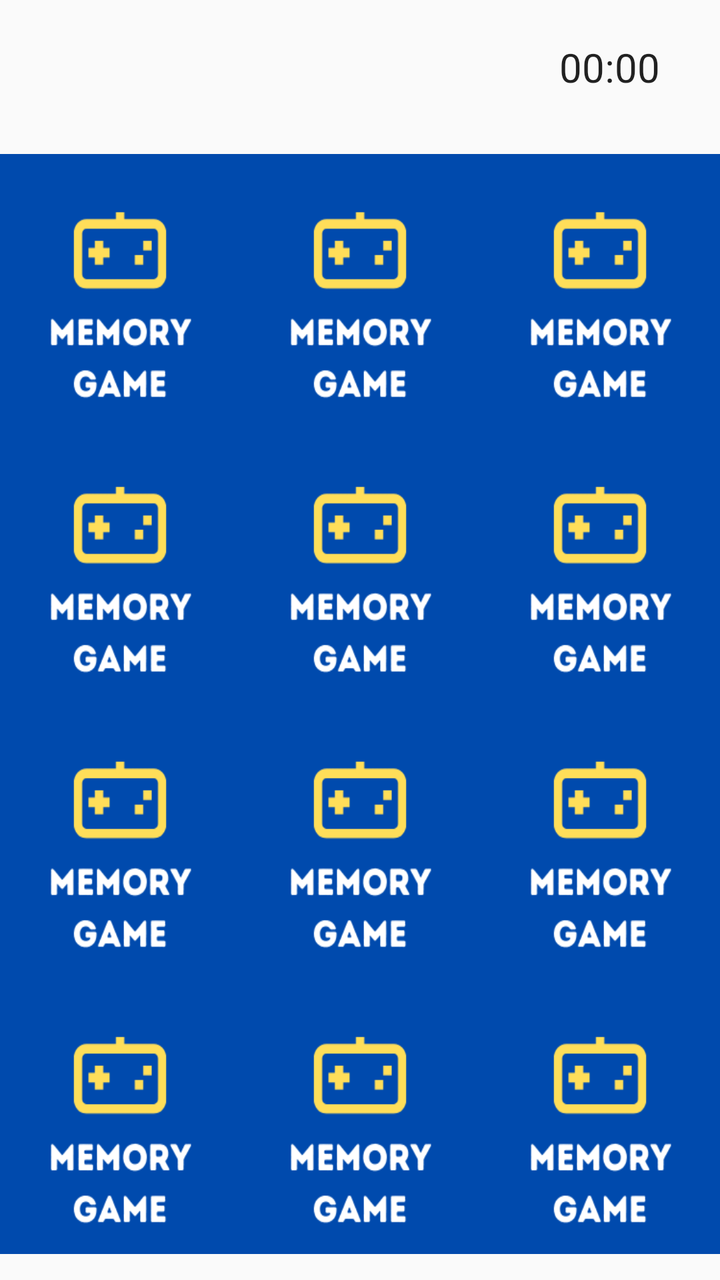
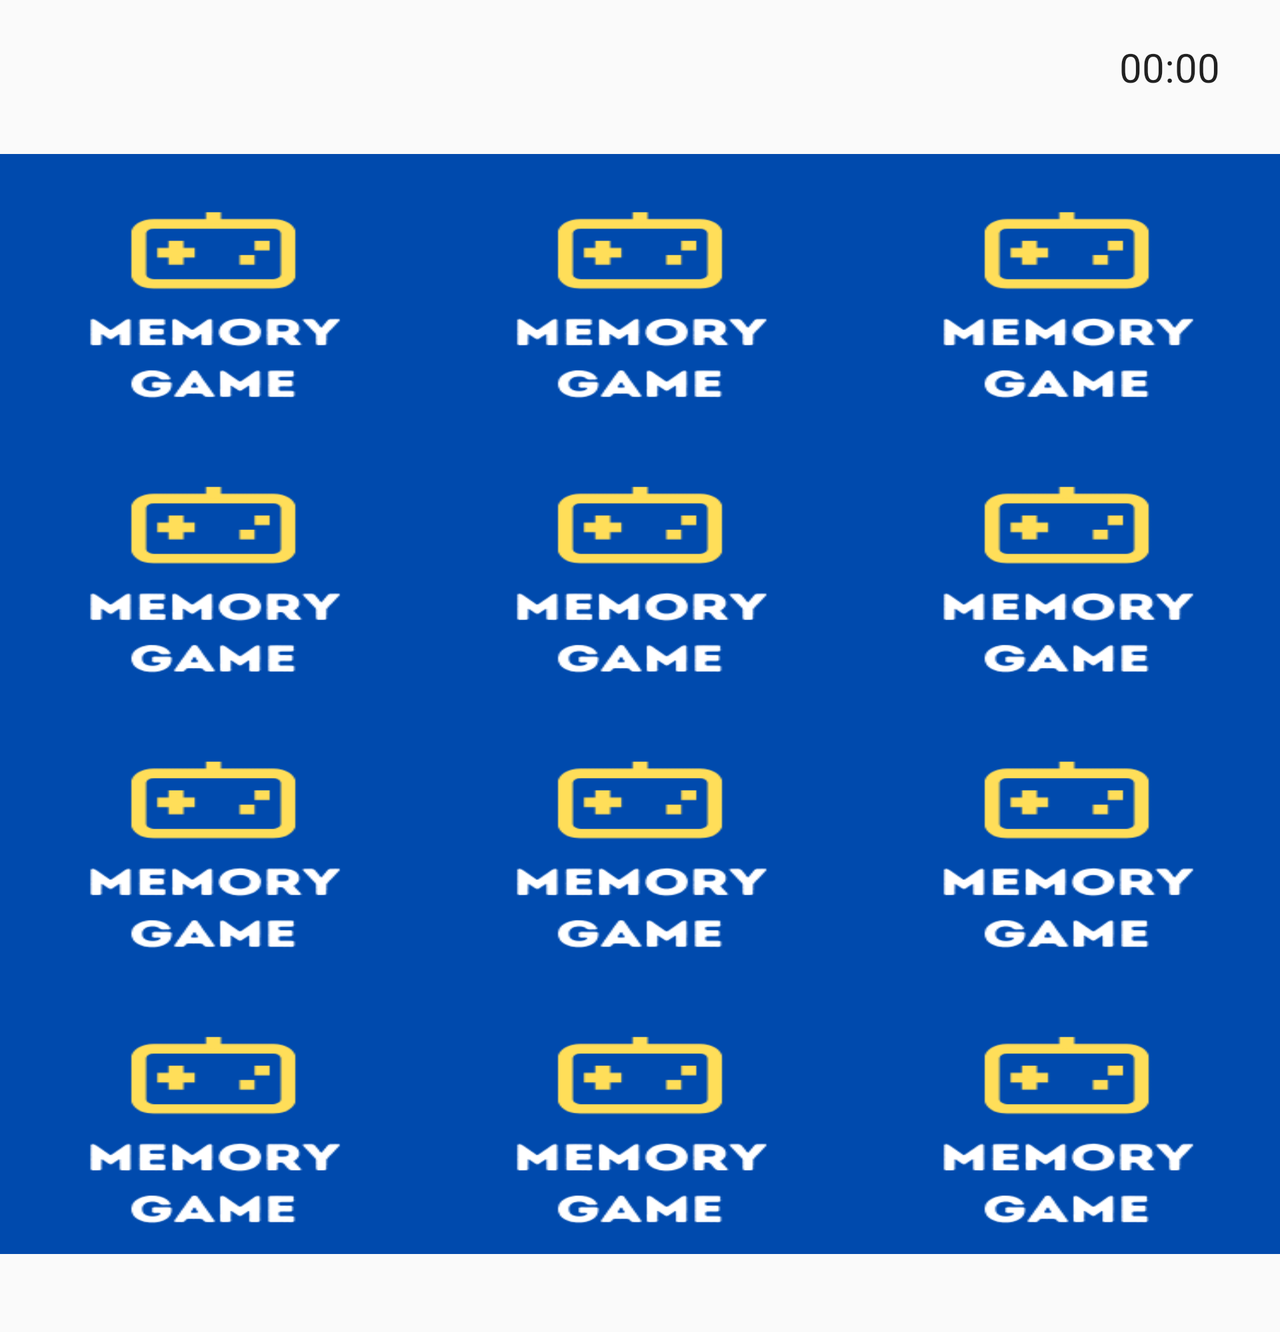

One screen, two layout resources from the same app: the default and the repository's alternative for another configuration. Each is rendered where Android would select it; the XML of both is given below.
<!-- AndroidManifest.xml: application theme Theme.AppCompat.DayNight.NoActionBar -->
<!-- res/layout/activity_game.xml -->
<?xml version="1.0" encoding="utf-8"?>
<androidx.constraintlayout.widget.ConstraintLayout xmlns:android="http://schemas.android.com/apk/res/android"
    xmlns:app="http://schemas.android.com/apk/res-auto"
    xmlns:tools="http://schemas.android.com/tools"
    android:layout_width="match_parent"
    android:layout_height="match_parent"
    tools:context=".Game">

    <TextView
        android:id="@+id/result"
        android:layout_width="wrap_content"
        android:layout_height="wrap_content"
        android:layout_marginTop="20dp"
        android:layout_marginLeft="8dp"
        android:textSize="20sp"
        app:layout_constraintLeft_toLeftOf="parent"
        app:layout_constraintRight_toLeftOf="@+id/timer"
        app:layout_constraintTop_toTopOf="parent" />

    <Chronometer
        android:id="@+id/timer"
        android:layout_width="wrap_content"
        android:layout_height="wrap_content"
        android:layout_marginTop="20dp"
        android:layout_marginEnd="30dp"
        android:textSize="20sp"
        app:layout_constraintEnd_toEndOf="parent"
        app:layout_constraintLeft_toRightOf="@+id/result"
        app:layout_constraintRight_toRightOf="parent"
        app:layout_constraintTop_toTopOf="parent" />

    <LinearLayout
        android:id="@+id/overall"
        android:layout_width="match_parent"
        android:layout_height="550dp"
        android:layout_marginTop="30dp"
        android:orientation="vertical"
        app:layout_constraintTop_toBottomOf="@+id/result">

        <LinearLayout
            android:layout_width="match_parent"
            android:layout_height="0dp"
            android:layout_weight="1"
            android:orientation="horizontal">

            <ImageButton
                android:id="@+id/gameBtn1"
                android:layout_width="0dp"
                android:layout_height="match_parent"
                android:layout_weight="1"
                android:background="@drawable/memorygame"
                android:scaleType="fitXY"
                />

            <ImageButton
                android:id="@+id/gameBtn2"
                android:layout_width="0dp"
                android:layout_height="match_parent"
                android:layout_weight="1"
                android:background="@drawable/memorygame"
                android:scaleType="fitXY"/>

            <ImageButton
                android:id="@+id/gameBtn3"
                android:layout_width="0dp"
                android:layout_height="match_parent"
                android:layout_weight="1"
                android:background="@drawable/memorygame"
                android:scaleType="fitXY"/>

        </LinearLayout>

        <LinearLayout
            android:layout_width="match_parent"
            android:layout_height="0dp"
            android:orientation="horizontal"
            android:layout_weight="1">

            <ImageButton
                android:id="@+id/gameBtn4"
                android:layout_width="0dp"
                android:layout_height="match_parent"
                android:layout_weight="1"
                android:background="@drawable/memorygame"
                android:scaleType="fitXY"/>

            <ImageButton
                android:id="@+id/gameBtn5"
                android:layout_width="0dp"
                android:layout_height="match_parent"
                android:layout_weight="1"
                android:background="@drawable/memorygame"
                android:scaleType="fitXY"/>
            <ImageButton
                android:id="@+id/gameBtn6"
                android:layout_width="0dp"
                android:layout_height="match_parent"
                android:layout_weight="1"
                android:background="@drawable/memorygame"
                android:scaleType="fitXY"/>

        </LinearLayout>

        <LinearLayout
            android:layout_width="match_parent"
            android:layout_height="0dp"
            android:orientation="horizontal"
            android:layout_weight="1">

            <ImageButton
                android:id="@+id/gameBtn7"
                android:layout_width="0dp"
                android:layout_height="match_parent"
                android:layout_weight="1"
                android:background="@drawable/memorygame"
                android:scaleType="fitXY"/>
            <ImageButton
                android:id="@+id/gameBtn8"
                android:layout_width="0dp"
                android:layout_height="match_parent"
                android:layout_weight="1"
                android:background="@drawable/memorygame"
                android:scaleType="fitXY"/>
            <ImageButton
                android:id="@+id/gameBtn9"
                android:layout_width="0dp"
                android:layout_height="match_parent"
                android:layout_weight="1"
                android:background="@drawable/memorygame"
                android:scaleType="fitXY"/>

        </LinearLayout>

        <LinearLayout
            android:layout_width="match_parent"
            android:layout_height="0dp"
            android:orientation="horizontal"
            android:layout_weight="1">

            <ImageButton
                android:id="@+id/gameBtn10"
                android:layout_width="0dp"
                android:layout_height="match_parent"
                android:layout_weight="1"
                android:background="@drawable/memorygame"
                android:scaleType="fitXY"/>
            <ImageButton
                android:id="@+id/gameBtn11"
                android:layout_width="0dp"
                android:layout_height="match_parent"
                android:layout_weight="1"
                android:background="@drawable/memorygame"
                android:scaleType="fitXY"/>
            <ImageButton
                android:id="@+id/gameBtn12"
                android:layout_width="0dp"
                android:layout_height="match_parent"
                android:layout_weight="1"
                android:background="@drawable/memorygame"
                android:scaleType="fitXY"/>
        </LinearLayout>
    </LinearLayout>

    <TextView
        android:id="@+id/infoText"
        android:layout_width="wrap_content"
        android:layout_height="wrap_content"
        android:layout_marginTop="20dp"
        app:layout_constraintLeft_toLeftOf="parent"
        app:layout_constraintRight_toRightOf="parent"
        app:layout_constraintTop_toBottomOf="@+id/overall"/>


</androidx.constraintlayout.widget.ConstraintLayout>
<!-- resources referenced by this layout -->
<resources>
  <!-- drawable memorygame: png bitmap (drawable, 9705 bytes) -->
</resources>
<!-- res/layout-land/activity_game.xml (the repository's variant of the layout above) -->
<!-- drawn on the phone turned sideways -->
<?xml version="1.0" encoding="utf-8"?>
<ScrollView
    xmlns:android="http://schemas.android.com/apk/res/android"
    xmlns:app="http://schemas.android.com/apk/res-auto"
    xmlns:tools="http://schemas.android.com/tools"
    android:layout_width="match_parent"
    android:layout_height="match_parent">
<androidx.constraintlayout.widget.ConstraintLayout
    android:layout_width="match_parent"
    android:layout_height="match_parent"
    tools:context=".Game">

    <TextView
        android:id="@+id/result"
        android:layout_width="wrap_content"
        android:layout_height="wrap_content"
        android:layout_marginTop="20dp"
        android:layout_marginLeft="8dp"
        android:textSize="20sp"
        app:layout_constraintLeft_toLeftOf="parent"
        app:layout_constraintRight_toLeftOf="@+id/timer"
        app:layout_constraintTop_toTopOf="parent" />

    <Chronometer
        android:id="@+id/timer"
        android:layout_width="wrap_content"
        android:layout_height="wrap_content"
        android:layout_marginTop="20dp"
        android:layout_marginEnd="30dp"
        android:textSize="20sp"
        app:layout_constraintEnd_toEndOf="parent"
        app:layout_constraintLeft_toRightOf="@+id/result"
        app:layout_constraintRight_toRightOf="parent"
        app:layout_constraintTop_toTopOf="parent" />


    <LinearLayout
        android:id="@+id/overall"
        android:layout_width="match_parent"
        android:layout_height="550dp"
        android:layout_marginTop="30dp"
        android:orientation="vertical"
        app:layout_constraintTop_toBottomOf="@+id/result">



            <LinearLayout
                android:layout_width="match_parent"
                android:layout_height="0dp"
                android:layout_weight="1"
                android:orientation="horizontal">

                <ImageButton
                    android:id="@+id/gameBtn1"
                    android:layout_width="0dp"
                    android:layout_height="match_parent"
                    android:layout_weight="1"
                    android:background="@drawable/memorygame"
                    android:scaleType="fitXY"
                    />

                <ImageButton
                    android:id="@+id/gameBtn2"
                    android:layout_width="0dp"
                    android:layout_height="match_parent"
                    android:layout_weight="1"
                    android:background="@drawable/memorygame"
                    android:scaleType="fitXY"/>

                <ImageButton
                    android:id="@+id/gameBtn3"
                    android:layout_width="0dp"
                    android:layout_height="match_parent"
                    android:layout_weight="1"
                    android:background="@drawable/memorygame"
                    android:scaleType="fitXY"/>

            </LinearLayout>

            <LinearLayout
                android:layout_width="match_parent"
                android:layout_height="0dp"
                android:orientation="horizontal"
                android:layout_weight="1">

                <ImageButton
                    android:id="@+id/gameBtn4"
                    android:layout_width="0dp"
                    android:layout_height="match_parent"
                    android:layout_weight="1"
                    android:background="@drawable/memorygame"
                    android:scaleType="fitXY"/>

                <ImageButton
                    android:id="@+id/gameBtn5"
                    android:layout_width="0dp"
                    android:layout_height="match_parent"
                    android:layout_weight="1"
                    android:background="@drawable/memorygame"
                    android:scaleType="fitXY"/>
                <ImageButton
                    android:id="@+id/gameBtn6"
                    android:layout_width="0dp"
                    android:layout_height="match_parent"
                    android:layout_weight="1"
                    android:background="@drawable/memorygame"
                    android:scaleType="fitXY"/>

            </LinearLayout>

            <LinearLayout
                android:layout_width="match_parent"
                android:layout_height="0dp"
                android:orientation="horizontal"
                android:layout_weight="1">

                <ImageButton
                    android:id="@+id/gameBtn7"
                    android:layout_width="0dp"
                    android:layout_height="match_parent"
                    android:layout_weight="1"
                    android:background="@drawable/memorygame"
                    android:scaleType="fitXY"/>

                <ImageButton
                    android:id="@+id/gameBtn8"
                    android:layout_width="0dp"
                    android:layout_height="match_parent"
                    android:layout_weight="1"
                    android:background="@drawable/memorygame"
                    android:scaleType="fitXY" />

                <ImageButton
                    android:id="@+id/gameBtn9"
                    android:layout_width="0dp"
                    android:layout_height="match_parent"
                    android:layout_weight="1"
                    android:background="@drawable/memorygame"
                    android:scaleType="fitXY"/>

            </LinearLayout>

            <LinearLayout
                android:layout_width="match_parent"
                android:layout_height="0dp"
                android:orientation="horizontal"
                android:layout_weight="1">

                <ImageButton
                    android:id="@+id/gameBtn10"
                    android:layout_width="0dp"
                    android:layout_height="match_parent"
                    android:layout_weight="1"
                    android:background="@drawable/memorygame"
                    android:scaleType="fitXY"/>
                <ImageButton
                    android:id="@+id/gameBtn11"
                    android:layout_width="0dp"
                    android:layout_height="match_parent"
                    android:layout_weight="1"
                    android:background="@drawable/memorygame"
                    android:scaleType="fitXY"/>
                <ImageButton
                    android:id="@+id/gameBtn12"
                    android:layout_width="0dp"
                    android:layout_height="match_parent"
                    android:layout_weight="1"
                    android:background="@drawable/memorygame"
                    android:scaleType="fitXY"/>
            </LinearLayout>

    </LinearLayout>

    <TextView
        android:id="@+id/infoText"
        android:layout_width="wrap_content"
        android:layout_height="wrap_content"
        android:layout_marginTop="20dp"
        app:layout_constraintLeft_toLeftOf="parent"
        app:layout_constraintRight_toRightOf="parent"
        app:layout_constraintTop_toBottomOf="@+id/overall"/>


</androidx.constraintlayout.widget.ConstraintLayout>
</ScrollView>
